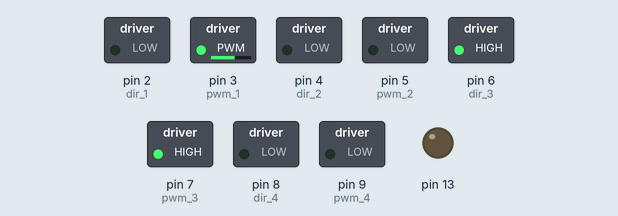
Bench run of a sketch on a simulated Arduino Uno, built with avr-gcc and run on an emulated ATmega328P. On the bench: switched loads named in the sketch (green lamp = pin HIGH), output pins drawn as LEDs (lit = HIGH).

Above: at 0.05 s.
At 9.95 s:
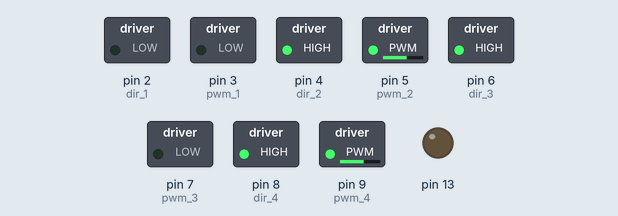
At 14.95 s:
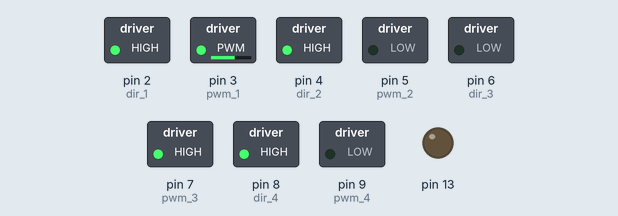
At 19.95 s:
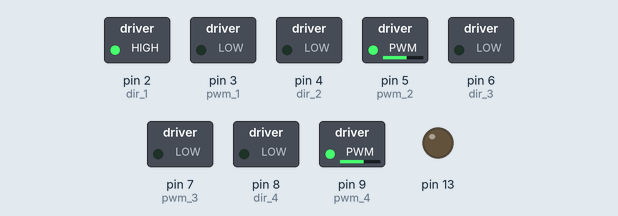
Timing chart, 0 to 26.0 s (numbered marks = the images above):
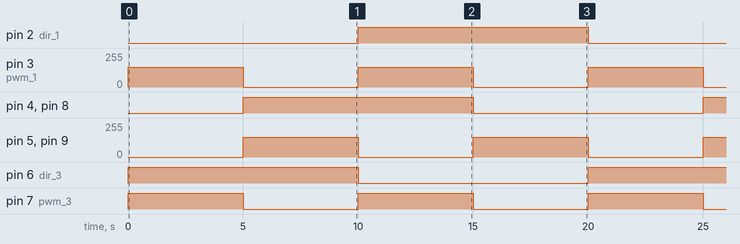

Measured:
- by itself, pin 2 (dir_1), pin 4 (dir_2), pin 6 (dir_3), pin 8 (dir_4): alternates HIGH for 10.0 s and LOW for 10.0 s
- by itself, pin 3 (pwm_1), pin 5 (pwm_2), pin 9 (pwm_4): alternates 150/255 for 5.0 s and 0/255 for 5.0 s
- by itself, pin 7 (pwm_3): alternates HIGH for 5.0 s and LOW for 5.0 s

The sketch:

cytron_motor_driver.ino
```cpp
#define dir_1 2
#define pwm_1 3
#define dir_2 4
#define pwm_2 5
#define dir_3 6
#define pwm_3 7
#define dir_4 8
#define pwm_4 9

void setup(){
    pinMode(dir_1, OUTPUT);
    pinMode(dir_2, OUTPUT);
    pinMode(dir_3, OUTPUT);
    pinMode(dir_4, OUTPUT);

    pinMode(pwm_1, OUTPUT);
    pinMode(pwm_2, OUTPUT);
    pinMode(pwm_3, OUTPUT);
    pinMode(pwm_4, OUTPUT);
    pinMode(13, OUTPUT);
}
void forward(int  speed_1, int  speed_2){
    digitalWrite(dir_1, LOW);
    digitalWrite(dir_3, HIGH);

    analogWrite(pwm_1, speed_1);
    analogWrite(pwm_3, speed_2);
    analogWrite(pwm_2, 0);
    analogWrite(pwm_4, 0);
}
void backward(int  speed_1, int  speed_2){
    digitalWrite(dir_1, HIGH);
    digitalWrite(dir_3, LOW);

    analogWrite(pwm_1, speed_1);
    analogWrite(pwm_3, speed_2);
    analogWrite(pwm_2, 0);
    analogWrite(pwm_4, 0);
}
void left(int  speed_1, int  speed_2){
    digitalWrite(dir_2, LOW);
    digitalWrite(dir_4, LOW);

    analogWrite(pwm_2, speed_1);
    analogWrite(pwm_4, speed_2);
    analogWrite(pwm_1, 0);
    analogWrite(pwm_3, 0);
}
void right(int  speed_1, int  speed_2){
    digitalWrite(dir_2, HIGH);
    digitalWrite(dir_4, HIGH);

    analogWrite(pwm_2, speed_1);
    analogWrite(pwm_4, speed_2);
    analogWrite(pwm_1, 0);
    analogWrite(pwm_3, 0);
}
void  freeze(){
    analogWrite(pwm_1, 0);
    analogWrite(pwm_3, 0);
    analogWrite(pwm_2, 0);
    analogWrite(pwm_4, 0);
}
int s = 150;
void loop(){
    forward(s, s);
    delay(5000);
    right(s, s);
    delay(5000);
    backward(s, s);
    delay(5000);
    left(s, s);
    delay(5000);
}
```
